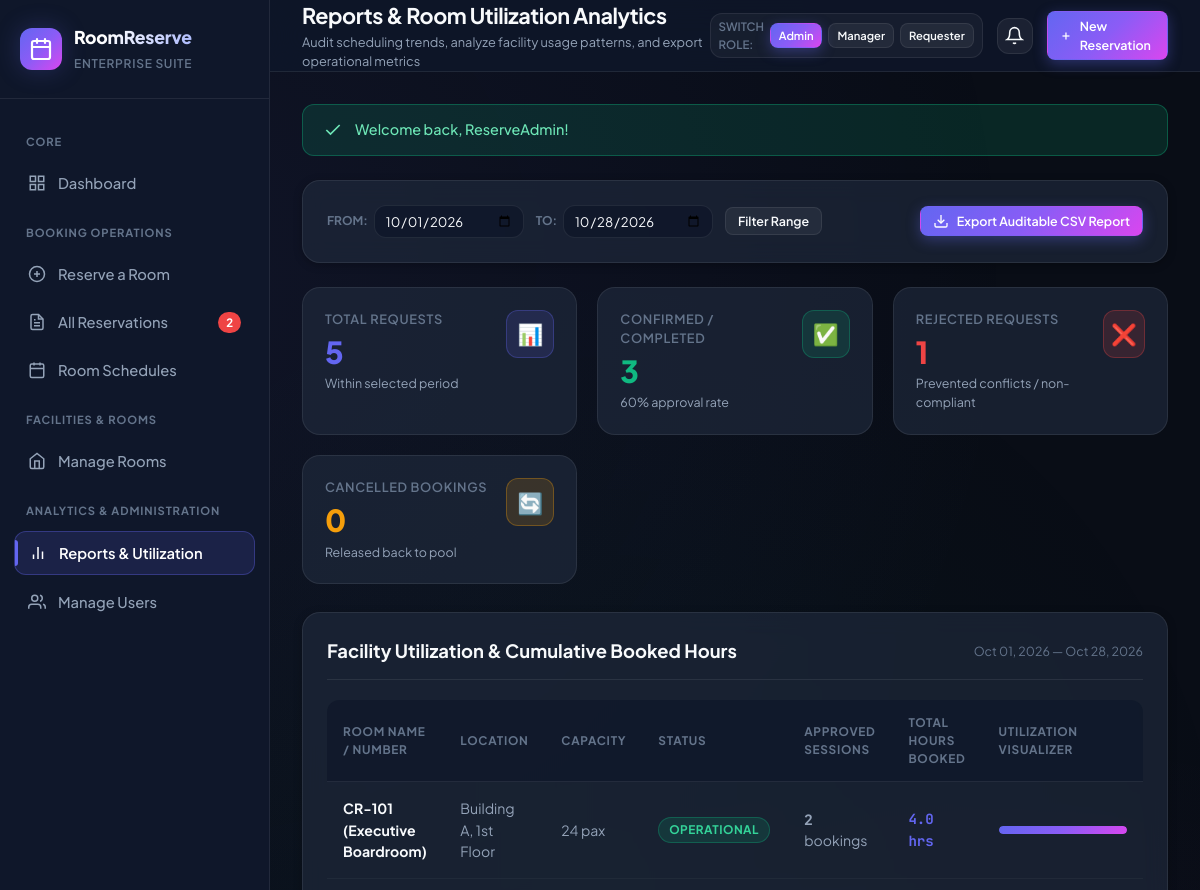
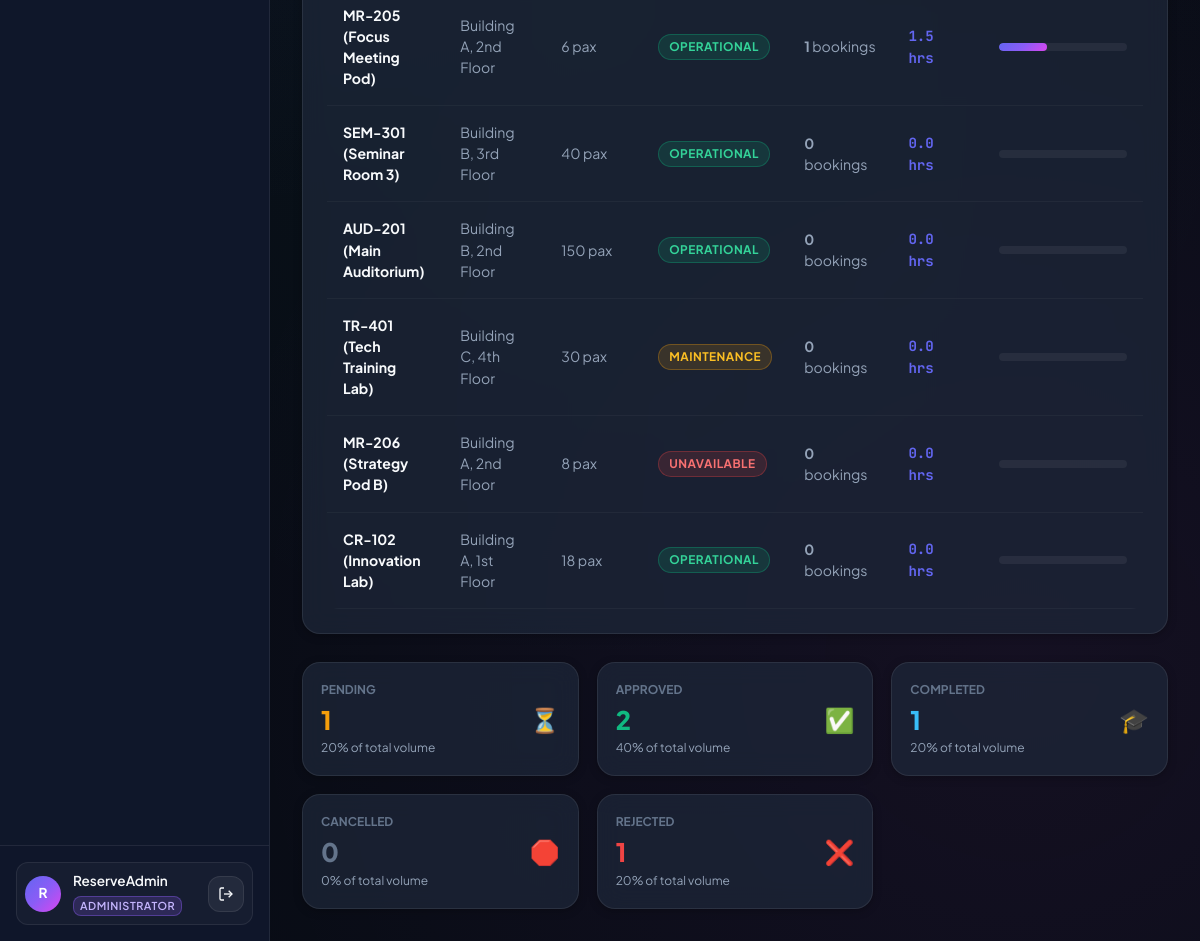
/reports.php (signed in), run on the app's committed database (2 pictures, top to bottom).
### tables this page shows
CREATE TABLE `rooms` (
  `room_id` INT AUTO_INCREMENT PRIMARY KEY,
  `room_number` VARCHAR(50) NOT NULL UNIQUE,
  `capacity` INT NOT NULL,
  `location` VARCHAR(100) NOT NULL,
  `room_status` ENUM('Operational', 'Maintenance', 'Unavailable') NOT NULL DEFAULT 'Operational',
  `amenities` VARCHAR(255) DEFAULT 'High-Speed Wi-Fi, Whiteboard',
  `description` TEXT DEFAULT NULL,
  `created_at` TIMESTAMP DEFAULT CURRENT_TIMESTAMP
);

### config/db.php (called while the page is built, shortened)
<?php
function formatDate($dateStr) {
    return date('M d, Y', strtotime($dateStr));
}
function getRoomStatusBadgeClass($status) {
    switch ($status) {
        case 'Operational':
            return 'badge-success';
        case 'Maintenance':
            return 'badge-warning';
        case 'Unavailable':
            return 'badge-danger';
    }
}

### reports.php (the view, shortened to what this page needs)
<?php
require_once __DIR__ . '/config/db.php';
$pdo = getDB();
$startDate = $_GET['start_date'] ?? date('Y-m-01');
$endDate = $_GET['end_date'] ?? date('Y-m-d');
$totalReqStmt = $pdo->prepare("SELECT COUNT(*) FROM reservations WHERE reservation_date BETWEEN ? AND ?");
$totalReqStmt->execute([$startDate, $endDate]);
$totalInPeriod = $totalReqStmt->fetchColumn();
$approvedReqStmt = $pdo->prepare("SELECT COUNT(*) FROM reservations WHERE status IN ('Approved', 'Completed') AND reservation_date BETWEEN ? AND ?");
$approvedReqStmt->execute([$startDate, $endDate]);
$approvedInPeriod = $approvedReqStmt->fetchColumn();
$rejectedReqStmt = $pdo->prepare("SELECT COUNT(*) FROM reservations WHERE status = 'Rejected' AND reservation_date BETWEEN ? AND ?");
$rejectedReqStmt->execute([$startDate, $endDate]);
$rejectedInPeriod = $rejectedReqStmt->fetchColumn();
$cancelledReqStmt = $pdo->prepare("SELECT COUNT(*) FROM reservations WHERE status = 'Cancelled' AND reservation_date BETWEEN ? AND ?");
$cancelledReqStmt->execute([$startDate, $endDate]);
$cancelledInPeriod = $cancelledReqStmt->fetchColumn();
$utilStmt = $pdo->prepare("
    SELECT rm.room_id, rm.room_number, rm.capacity, rm.location, rm.room_status,
           COUNT(r.reservation_id) AS total_bookings,
           COALESCE(SUM(TIME_TO_SEC(TIMEDIFF(r.end_time, r.start_time)) / 3600), 0) AS total_hours_booked
    FROM rooms rm
    LEFT JOIN reservations r ON rm.room_id = r.room_id
          AND r.status IN ('Approved', 'Completed')
          AND r.reservation_date BETWEEN ? AND ?
    GROUP BY rm.room_id
    ORDER BY total_hours_booked DESC, total_bookings DESC
");
$utilStmt->execute([$startDate, $endDate]);
$roomUtilization = $utilStmt->fetchAll();
$statusDistStmt = $pdo->prepare("
    SELECT status, COUNT(*) as count
    FROM reservations
    WHERE reservation_date BETWEEN ? AND ?
    GROUP BY status
");
$statusDistStmt->execute([$startDate, $endDate]);
$statusDistribution = $statusDistStmt->fetchAll(PDO::FETCH_KEY_PAIR);
include __DIR__ . '/includes/header.php';
?>
<div class="card" style="margin-bottom: 24px;">
    <div style="display:flex; justify-content:space-between; align-items:center; flex-wrap:wrap; gap:16px;">
        <form method="GET" action="reports.php" style="display:flex; gap:12px; align-items:center; flex-wrap:wrap;">
            <div style="display:flex; align-items:center; gap:6px;">
                <label style="font-size:0.75rem; color:var(--text-muted); font-weight:700;">FROM:</label>
                <input type="date" name="start_date" class="form-control" value="<?= htmlspecialchars($startDate) ?>" style="padding:6px 10px; font-size:0.82rem; width:150px;">
            </div>
            <div style="display:flex; align-items:center; gap:6px;">
                <label style="font-size:0.75rem; color:var(--text-muted); font-weight:700;">TO:</label>
                <input type="date" name="end_date" class="form-control" value="<?= htmlspecialchars($endDate) ?>" style="padding:6px 10px; font-size:0.82rem; width:150px;">
            </div>
            <button type="submit" class="btn btn-secondary btn-sm">Filter Range</button>
        </form>
        <a href="reports.php?export=csv&start_date=<?= urlencode($startDate) ?>&end_date=<?= urlencode($endDate) ?>" class="btn btn-primary btn-sm">
            <svg width="16" height="16" viewBox="0 0 24 24" fill="none" stroke="currentColor" stroke-width="2"><path d="M21 15v4a2 2 0 0 1-2 2H5a2 2 0 0 1-2-2v-4"></path><polyline points="7 10 12 15 17 10"></polyline><line x1="12" y1="15" x2="12" y2="3"></line></svg>
            Export Auditable CSV Report
        </a>
    </div>
</div>
<div class="stat-grid">
    <div class="stat-card">
        <div class="stat-info">
            <div class="stat-label">Total Requests</div>
            <div class="stat-value" style="color:var(--primary);"><?= $totalInPeriod ?></div>
            <div class="stat-desc">Within selected period</div>
        </div>
        <div class="stat-icon indigo">📊</div>
    </div>
    <div class="stat-card">
        <div class="stat-info">
            <div class="stat-label">Confirmed / Completed</div>
            <div class="stat-value" style="color:var(--success);"><?= $approvedInPeriod ?></div>
            <div class="stat-desc"><?= $totalInPeriod > 0 ? round(($approvedInPeriod / $totalInPeriod) * 100, 1) : 0 ?>% approval rate</div>
        </div>
        <div class="stat-icon emerald">✅</div>
    </div>
    <div class="stat-card">
        <div class="stat-info">
            <div class="stat-label">Rejected Requests</div>
            <div class="stat-value" style="color:var(--danger);"><?= $rejectedInPeriod ?></div>
            <div class="stat-desc">Prevented conflicts / non-compliant</div>
        </div>
        <div class="stat-icon rose">❌</div>
    </div>
    <div class="stat-card">
        <div class="stat-info">
            <div class="stat-label">Cancelled Bookings</div>
            <div class="stat-value" style="color:var(--warning);"><?= $cancelledInPeriod ?></div>
            <div class="stat-desc">Released back to pool</div>
        </div>
        <div class="stat-icon amber">🔄</div>
    </div>
</div>
<div class="card" style="margin-bottom:28px;">
    <div class="card-header">
        <div class="card-title">Facility Utilization & Cumulative Booked Hours</div>
        <span style="font-size:0.78rem; color:var(--text-muted);"><?= formatDate($startDate) ?> &mdash; <?= formatDate($endDate) ?></span>
    </div>
    <div class="table-responsive">
        <table class="data-table">
            <thead>
                <tr>
                    <th>Room Name / Number</th>
                    <th>Location</th>
                    <th>Capacity</th>
                    <th>Status</th>
                    <th>Approved Sessions</th>
                    <th>Total Hours Booked</th>
                    <th>Utilization Visualizer</th>
                </tr>
            </thead>
            <tbody>
                <?php
                $maxHours = 0;
                foreach ($roomUtilization as $u) {
                    if ($u['total_hours_booked'] > $maxHours) $maxHours = $u['total_hours_booked'];
                }
                foreach ($roomUtilization as $rm):
                    $percent = round(($rm['total_hours_booked'] / $maxHours) * 100);
                ?>
                    <tr>
                        <td><strong style="color:var(--text-primary);"><?= htmlspecialchars($rm['room_number']) ?></strong></td>
                        <td><?= htmlspecialchars($rm['location']) ?></td>
                        <td><?= $rm['capacity'] ?> pax</td>
                        <td>
                            <span class="badge <?= getRoomStatusBadgeClass($rm['room_status']) ?>">
                                <?= $rm['room_status'] ?>
                            </span>
                        </td>
                        <td><strong><?= $rm['total_bookings'] ?></strong> bookings</td>
                        <td>
                            <span style="font-family:var(--font-mono); font-weight:700; color:var(--primary);">
                                <?= number_format($rm['total_hours_booked'], 1) ?> hrs
                            </span>
                        </td>
                        <td style="min-width: 160px;">
                            <div style="background:rgba(255,255,255,0.06); height:8px; border-radius:4px; overflow:hidden;">
                                <div style="background:var(--primary-gradient); height:100%; width:<?= $percent ?>%; border-radius:4px;"></div>
                            </div>
                        </td>
                    </tr>
                <?php endforeach; ?>
            </tbody>
        </table>
    </div>
</div>
<div style="display:grid; grid-template-columns: repeat(auto-fit, minmax(220px, 1fr)); gap:18px;">
    <?php
    $statusPalette = [
        'Pending' => ['var(--warning)', '⏳'],
        'Approved' => ['var(--success)', '✅'],
        'Completed' => ['#38bdf8', '🎓'],
        'Cancelled' => ['var(--text-muted)', '🛑'],
        'Rejected' => ['var(--danger)', '❌']
    ];
    foreach (['Pending', 'Approved', 'Completed', 'Cancelled', 'Rejected'] as $st):
        $cnt = $statusDistribution[$st] ?? 0;
        $pct = $totalInPeriod > 0 ? round(($cnt / $totalInPeriod) * 100, 1) : 0;
        $color = $statusPalette[$st][0];
        $icon = $statusPalette[$st][1];
    ?>
        <div class="card" style="padding:18px;">
            <div style="display:flex; justify-content:space-between; align-items:center;">
                <div>
                    <div style="font-size:0.75rem; font-weight:700; color:var(--text-muted); text-transform:uppercase;"><?= $st ?></div>
                    <div style="font-size:1.6rem; font-weight:800; color:<?= $color ?>; margin-top:2px;"><?= $cnt ?></div>
                    <div style="font-size:0.75rem; color:var(--text-secondary);"><?= $pct ?>% of total volume</div>
                </div>
                <div style="font-size:1.5rem;"><?= $icon ?></div>
            </div>
        </div>
    <?php endforeach; ?>
</div>
<?php include __DIR__ . '/includes/footer.php'; ?>

### data on the page
rooms: room_number "CR-101 (Executive Boardroom)", location "Building A, 1st Floor", capacity "24", room_status "OPERATIONAL", total_bookings "2", total_hours_booked "4.0", $percent 100 (drawn), room_id "1"
rooms: room_number "MR-205 (Focus Meeting Pod)", location "Building A, 2nd Floor", capacity "6", room_status "OPERATIONAL", total_bookings "1", total_hours_booked "1.5", $percent 38 (drawn)
rooms: room_number "SEM-301 (Seminar Room 3)", location "Building B, 3rd Floor", capacity "40", room_status "OPERATIONAL", total_bookings "0", total_hours_booked "0.0"
rooms: room_number "AUD-201 (Main Auditorium)", location "Building B, 2nd Floor", capacity "150", room_status "OPERATIONAL", total_bookings "0", total_hours_booked "0.0"
rooms: room_number "TR-401 (Tech Training Lab)", location "Building C, 4th Floor", capacity "30", room_status "MAINTENANCE", total_bookings "0", total_hours_booked "0.0"
rooms: room_number "MR-206 (Strategy Pod B)", location "Building A, 2nd Floor", capacity "8", room_status "UNAVAILABLE", total_bookings "0", total_hours_booked "0.0"
rooms: room_number "CR-102 (Innovation Lab)", location "Building A, 1st Floor", capacity "18", room_status "OPERATIONAL", total_bookings "0", total_hours_booked "0.0"

### other printed values
$pendingCount "2"
substr($currentUser['full_name'], 0, 1) "R"
$currentUser['full_name'] "ReserveAdmin"
$currentUser['role'] "ADMINISTRATOR"
$pageTitle "Reports & Room Utilization Analytics"
$pageSubtitle "Audit scheduling trends, analyze facility usage patterns, and export operational metrics"
$flashSuccess "Welcome back, ReserveAdmin!"
$totalInPeriod "5"
$approvedInPeriod "3"
$rejectedInPeriod "1"
$cancelledInPeriod "0"
$st "PENDING"
$pct "20"
$icon "⏳"
$st "APPROVED"
